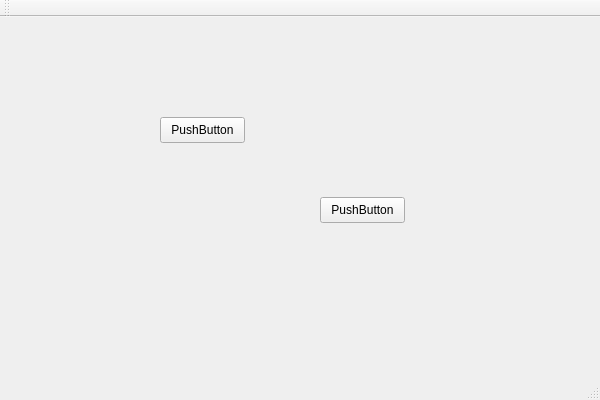
<?xml version="1.0" encoding="UTF-8"?>
<ui version="4.0">
 <class>QtGuiApplication1Class</class>
 <widget class="QMainWindow" name="QtGuiApplication1Class">
  <property name="geometry">
   <rect>
    <x>0</x>
    <y>0</y>
    <width>600</width>
    <height>400</height>
   </rect>
  </property>
  <property name="windowTitle">
   <string>QtGuiApplication1</string>
  </property>
  <widget class="QWidget" name="centralWidget">
   <widget class="QPushButton" name="pushButton">
    <property name="geometry">
     <rect>
      <x>160</x>
      <y>100</y>
      <width>85</width>
      <height>26</height>
     </rect>
    </property>
    <property name="text">
     <string>PushButton</string>
    </property>
   </widget>
   <widget class="QPushButton" name="pushButton_2">
    <property name="geometry">
     <rect>
      <x>320</x>
      <y>180</y>
      <width>85</width>
      <height>26</height>
     </rect>
    </property>
    <property name="text">
     <string>PushButton</string>
    </property>
   </widget>
  </widget>
  <widget class="QMenuBar" name="menuBar">
   <property name="geometry">
    <rect>
     <x>0</x>
     <y>0</y>
     <width>600</width>
     <height>25</height>
    </rect>
   </property>
  </widget>
  <widget class="QToolBar" name="mainToolBar">
   <attribute name="toolBarArea">
    <enum>TopToolBarArea</enum>
   </attribute>
   <attribute name="toolBarBreak">
    <bool>false</bool>
   </attribute>
  </widget>
  <widget class="QStatusBar" name="statusBar"/>
 </widget>
 <layoutdefault spacing="6" margin="11"/>
 <resources>
  <include location="QtGuiApplication1.qrc"/>
 </resources>
 <connections/>
</ui>
